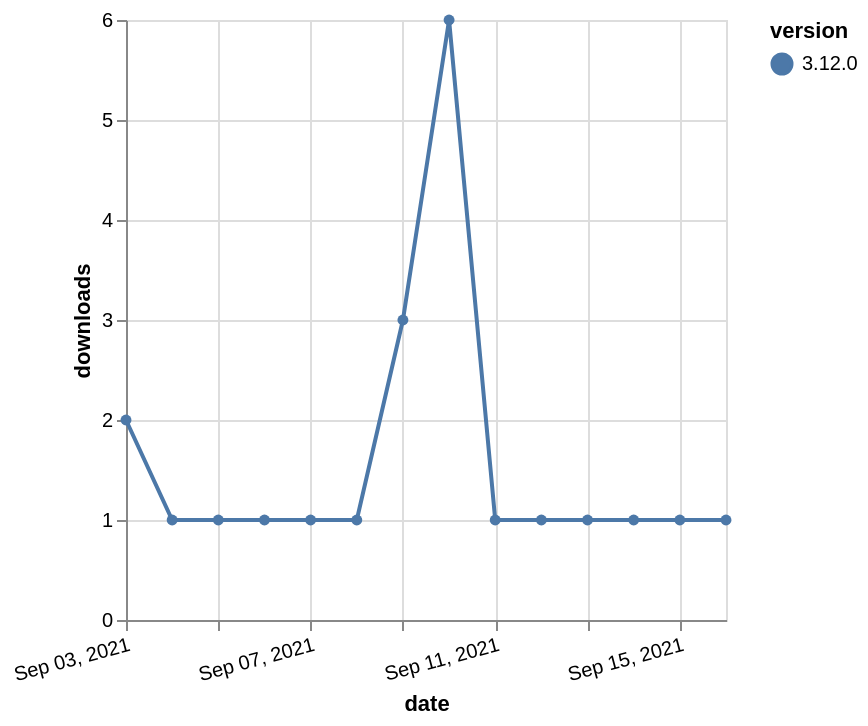

Express this chart as Vega-Lite.
### Vega-Lite specification from a JSON file in a GitHub repository (floating-point values rounded to 4 significant figures)
{"$schema": "https://vega.github.io/schema/vega-lite/v5.json", "description": "A simple bar chart with embedded data.", "data": {"values": [{"date": "2021-09-03", "total": 608, "delta": 2, "version": "3.12.0"}, {"date": "2021-09-04", "total": 609, "delta": 1, "version": "3.12.0"}, {"date": "2021-09-05", "total": 610, "delta": 1, "version": "3.12.0"}, {"date": "2021-09-06", "total": 611, "delta": 1, "version": "3.12.0"}, {"date": "2021-09-07", "total": 612, "delta": 1, "version": "3.12.0"}, {"date": "2021-09-08", "total": 613, "delta": 1, "version": "3.12.0"}, {"date": "2021-09-09", "total": 616, "delta": 3, "version": "3.12.0"}, {"date": "2021-09-10", "total": 622, "delta": 6, "version": "3.12.0"}, {"date": "2021-09-11", "total": 623, "delta": 1, "version": "3.12.0"}, {"date": "2021-09-12", "total": 624, "delta": 1, "version": "3.12.0"}, {"date": "2021-09-13", "total": 625, "delta": 1, "version": "3.12.0"}, {"date": "2021-09-14", "total": 626, "delta": 1, "version": "3.12.0"}, {"date": "2021-09-15", "total": 627, "delta": 1, "version": "3.12.0"}, {"date": "2021-09-16", "total": 628, "delta": 1, "version": "3.12.0"}]}, "width": "container", "mark": {"type": "line", "point": {"filled": true}}, "encoding": {"x": {"field": "date", "type": "temporal", "timeUnit": "yearmonthdate", "title": "date", "axis": {"labelAngle": -15}}, "y": {"field": "delta", "type": "quantitative", "title": "downloads"}, "color": {"field": "version", "type": "nominal"}, "tooltip": {"field": "delta"}}}
